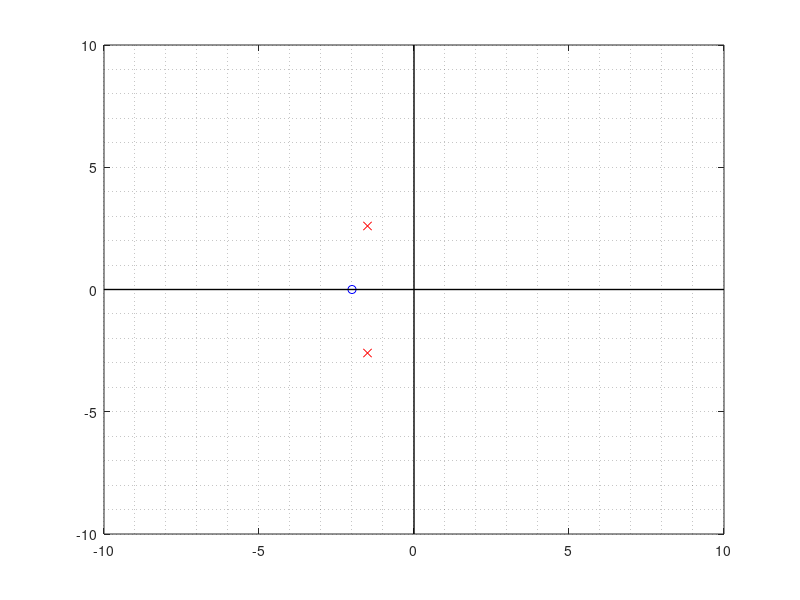

Reproduce this figure in MATLAB.
% Plot a line and points
G = tf([1 2],[1 3 9]);
[p,z] = pzmap(G);
%%
figure
plot(real(p),imag(p),'xr','buttondownfcn',{@Mouse_Callback,'down'});
hold on
plot(real(z),imag(z),'ob','buttondownfcn',{@Mouse_Callback,'down'});
hold on
plot([-10 10],[0 0],'k','linewidth',1)
hold on
plot([0 0],[-10 10],'k','linewidth',1)
grid minor

% Callback function for each point
function Mouse_Callback(hObj,~,action)
clc
persistent curobj xdata ydata ind
pos = get(gca,'CurrentPoint');
switch action
  case 'down'
      curobj = hObj;
      xdata = get(hObj,'xdata');
      ydata = get(hObj,'ydata');
      ydata(1) = -ydata(2);
      newPole = [xdata(1) ydata(1);xdata(2) ydata(2)];
      assignin('base','newPole',newPole)
      [~,ind] = min(sum((xdata-pos(1)).^2+(ydata-pos(3)).^2,1));
      set(gcf,...
          'WindowButtonMotionFcn',  {@Mouse_Callback,'move'},...
          'WindowButtonUpFcn',      {@Mouse_Callback,'up'});
  case 'move'
      % vertical move
      ydata(ind) = pos(3);
      set(curobj,'ydata',ydata)
  case 'up'
      set(gcf,...
          'WindowButtonMotionFcn',  '',...
          'WindowButtonUpFcn',      '');
end
end
